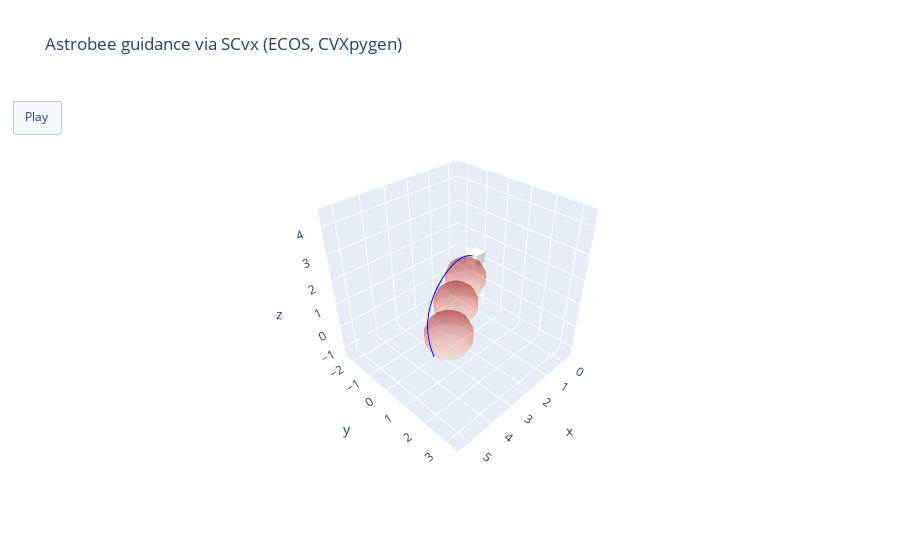

This figure's notebook cell:
### Code cell
import numpy as np
import plotly.graph_objs as go
from scipy.spatial.transform import Rotation as R

def create_cube(center, size, quaternion):
    """Creates a rotated cube using a quaternion."""
    half = size / 2.0
    vertices = np.array([  # Cube vertices
        [-half, -half, -half], [half, -half, -half], [half, half, -half], [-half, half, -half],
        [-half, -half, half], [half, -half, half], [half, half, half], [-half, half, half]
    ])

    # Apply rotation using quaternion
    r = R.from_quat(quaternion)
    rotated_vertices = r.apply(vertices) + center

    # Cube faces (each face as a set of 4 vertices)
    faces = [
        [0, 1, 2, 3], [4, 5, 6, 7], [0, 1, 5, 4],
        [2, 3, 7, 6], [0, 3, 7, 4], [1, 2, 6, 5]
    ]

    # Define mesh faces for the cube
    i_faces = [face[0] for face in faces]
    j_faces = [face[1] for face in faces]
    k_faces = [face[2] for face in faces]
    i_faces += [face[0] for face in faces]
    j_faces += [face[2] for face in faces]
    k_faces += [face[3] for face in faces]

    # Mesh3d for the cube (white cube)
    cube = go.Mesh3d(
        x=rotated_vertices[:, 0], y=rotated_vertices[:, 1], z=rotated_vertices[:, 2],
        i=i_faces, j=j_faces, k=k_faces, opacity=1.0, color='white'
    )

    # Create "eyes" (small blue circles) on the cube's faces
    eye_radius = 0.1
    eye_positions = [
        [half,0.13,0], [half,-0.13,0]
    ]

    # Apply rotation to eye positions
    rotated_eye_positions = r.apply(eye_positions) + center

    eye_spheres = []
    for pos in rotated_eye_positions:
        u, v = np.mgrid[0:2*np.pi:10j, 0:np.pi:5j]
        x_eye = eye_radius * np.cos(u) * np.sin(v) + pos[0]
        y_eye = eye_radius * np.sin(u) * np.sin(v) + pos[1]
        z_eye = eye_radius * np.cos(v) + pos[2]

        # Crear una matriz de color uniforme (por ejemplo, azul con un solo valor)
        color_value = np.full_like(x_eye, 0.5)  # 0.5 es un tono de azul en la escala

        eye_spheres.append(go.Surface(
            x=x_eye, y=y_eye, z=z_eye, surfacecolor=color_value,
            colorscale=[[0, 'deepskyblue'], [1, 'deepskyblue']], opacity=1.0, showscale=False
        ))

    return cube, eye_spheres

def create_spheres(spheres):
    """Creates spheres as surfaces."""
    sphere_traces = []
    for sphere in spheres:
        h, rc = sphere['h'], sphere['rc']
        u, v = np.mgrid[0:2*np.pi:16j, 0:np.pi:8j]
        x_sphere = rc * np.cos(u) * np.sin(v) + h[0]
        y_sphere = rc * np.sin(u) * np.sin(v) + h[1]
        z_sphere = rc * np.cos(v) + h[2]
        sphere_traces.append(go.Surface(
            x=x_sphere, y=y_sphere, z=z_sphere, colorscale='Reds', opacity=0.3, showscale=False
        ))
    return sphere_traces

def plot_3d_trajectory_with_cube(nx_value, spheres):
    quaternions = nx_value[6:10, :]
    x_traj, y_traj, z_traj = nx_value[3, :], nx_value[4, :], nx_value[5, :]

    trace_trajectory = go.Scatter3d(x=x_traj, y=y_traj, z=z_traj, mode='lines',
                                    line=dict(color='blue', width=2))

    # Set axis limits with uniform scaling
    padding = 0.5
    max_range = max(max(x_traj) - min(x_traj), max(y_traj) - min(y_traj), max(z_traj) - min(z_traj)) / 2
    mid_x, mid_y, mid_z = (max(x_traj) + min(x_traj)) / 2, (max(y_traj) + min(y_traj)) / 2, (max(z_traj) + min(z_traj)) / 2
    x_range = [mid_x - max_range - padding, mid_x + max_range + padding]
    y_range = [mid_y - max_range - padding, mid_y + max_range + padding]
    z_range = [mid_z - max_range - padding, mid_z + max_range + padding]

    # Initial cube (white with blue eyes)
    cube, eye_spheres = create_cube([x_traj[0], y_traj[0], z_traj[0]], 0.5, quaternions[:, 0])

    # Initial spheres
    sphere_traces = create_spheres(spheres)

    # Animation frames
    frames = [
        go.Frame(data=[
            go.Scatter3d(x=x_traj, y=y_traj, z=z_traj, mode='lines',
                         marker=dict(size=2, color='blue')),
            create_cube([x_traj[k], y_traj[k], z_traj[k]], 0.5, quaternions[:, k])[0],
        ] + create_spheres(spheres) + create_cube([x_traj[k], y_traj[k], z_traj[k]], 0.5, quaternions[:, k])[1])
        for k in range(len(x_traj))
    ]

    layout = go.Layout(
        title='Astrobee guidance via SCvx (ECOS, CVXpygen)',
        scene=dict(
            xaxis_title='x', yaxis_title='y', zaxis_title='z',
            xaxis=dict(range=x_range, autorange=False),
            yaxis=dict(range=y_range, autorange=False),
            zaxis=dict(range=z_range, autorange=False),
            aspectmode='cube',  # Ensures correct proportions
            camera=dict(eye=dict(x=1.5, y=1.5, z=1.5))  # Adjust camera view for better visibility
        ),
        updatemenus=[dict(type='buttons', buttons=[dict(label='Play', method='animate',
                                                       args=[None, dict(frame=dict(duration=50, redraw=True),
                                                                        fromcurrent=True)])])])

    fig = go.Figure(data=[trace_trajectory, cube] + sphere_traces + eye_spheres, layout=layout, frames=frames)
    fig.show()

spheres = [
    {'h': c_obs1_double, 'rc': d_obs1_double},
    {'h': c_obs2_double, 'rc': d_obs2_double},
    {'h': c_obs3_double, 'rc': d_obs3_double}
]

plot_3d_trajectory_with_cube(nx_value, spheres)
